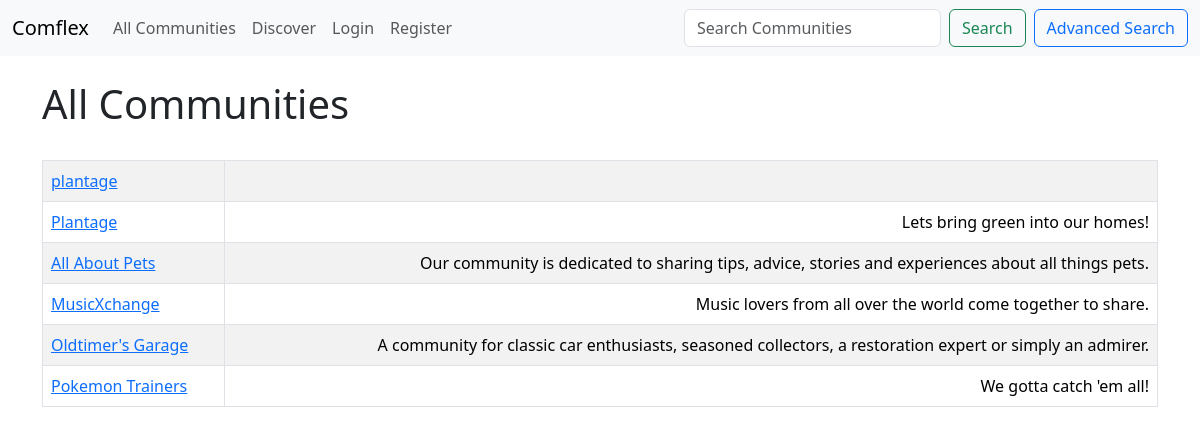
The app's page /list_communities, older data.
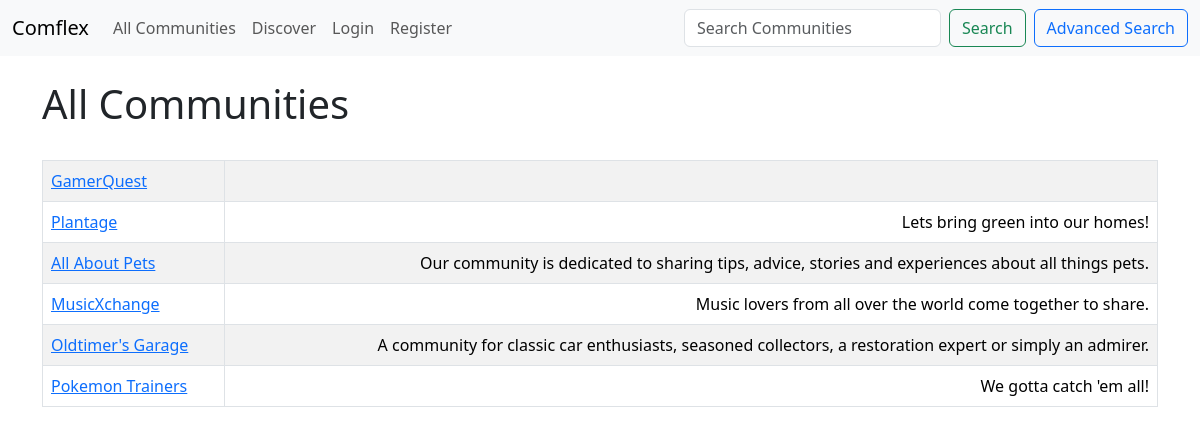
The same page, newer data.
### post_app/models.py (models this page shows)
class Community(models.Model):
    name = models.CharField('Community Name', max_length=120, unique=True)
    is_public = models.BooleanField(default=True, help_text="Check if the community is public!")
    creation_date = models.DateTimeField(auto_now_add=True)
    description = models.TextField(blank=True)
    owner_id = models.IntegerField('Community Owner', blank=False, default=1)
    owner_username = models.ForeignKey(User, blank=False, null=True, on_delete=models.SET_NULL)
    members = models.ManyToManyField(User, related_name='communities', blank=True)
    moderators = models.ManyToManyField(User, related_name='moderated_communities', blank=True)  # New field for moderators
    def __str__(self):
        return self.name

### post_app/views.py (the view)
# urls.py: path('list_communities', views.list_communities, name="list-communities"),
def list_communities(request):
    community_list = Community.objects.all().order_by('-creation_date')
    return render(request, 'posts/list_communities.html', {'community_list': community_list})

### post_app/templates/posts/list_communities.html
{% extends 'posts/base.html' %}
{% block content%}
	<h1>All Communities</h1>
	<br/>
	<table class = "table table-striped table-hover table-bordered">
		{% for community in community_list%}
		<tr>
			<td>
				<a href="{% url 'show-community' community.id %}">{{ community }}  </a>
			</td>
					<td align="right">
						{{ community.description }}
					</td>
		</tr>
		{% endfor %}
{% endblock%}

Row changes from the older to the newer data that the page shows:
removed Community: name "plantage"
added Community: name "GamerQuest"
